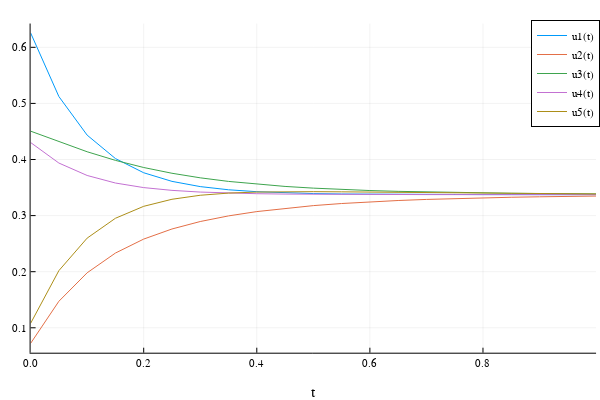

Write notebook code for a chart like this one.
### Markdown cell above
And we can view the solution.

### Code cell
using Plots
plotly()
plot(sol)

### Figure 1 — Plotly figure (JSON) as saved in the notebook; plotly's stock layout.template omitted (floating-point values rounded to 4 significant figures)
{"data": [{"xaxis": "x", "colorbar": {"title": ""}, "yaxis": "y", "x": [0, 0.05, 0.1, 0.15, 0.2, 0.25, 0.3, 0.35, 0.4, 0.45, 0.5, 0.55, 0.6, 0.65, 0.7, 0.75, 0.8, 0.85, 0.9, 0.95, 1], "showlegend": true, "mode": "lines", "name": "u1(t)", "zmin": null, "legendgroup": "u1(t)", "zmax": null, "line": {"color": "rgba(0, 154, 250, 1.000)", "shape": "linear", "dash": "solid", "width": 1}, "y": [0.6258, 0.5123, 0.4435, 0.4017, 0.3764, 0.361, 0.3517, 0.3461, 0.3426, 0.3405, 0.3393, 0.3385, 0.3381, 0.3378, 0.3376, 0.3375, 0.3374, 0.3374, 0.3374, 0.3374, 0.3374], "type": "scatter"}, {"xaxis": "x", "colorbar": {"title": ""}, "yaxis": "y", "x": [0, 0.05, 0.1, 0.15, 0.2, 0.25, 0.3, 0.35, 0.4, 0.45, 0.5, 0.55, 0.6, 0.65, 0.7, 0.75, 0.8, 0.85, 0.9, 0.95, 1], "showlegend": true, "mode": "lines", "name": "u2(t)", "zmin": null, "legendgroup": "u2(t)", "zmax": null, "line": {"color": "rgba(227, 111, 71, 1.000)", "shape": "linear", "dash": "solid", "width": 1}, "y": [0.07217, 0.1472, 0.198, 0.2332, 0.2581, 0.2761, 0.2894, 0.2995, 0.3071, 0.3131, 0.3178, 0.3215, 0.3245, 0.3269, 0.3288, 0.3304, 0.3317, 0.3327, 0.3336, 0.3342, 0.3348], "type": "scatter"}, {"xaxis": "x", "colorbar": {"title": ""}, "yaxis": "y", "x": [0, 0.05, 0.1, 0.15, 0.2, 0.25, 0.3, 0.35, 0.4, 0.45, 0.5, 0.55, 0.6, 0.65, 0.7, 0.75, 0.8, 0.85, 0.9, 0.95, 1], "showlegend": true, "mode": "lines", "name": "u3(t)", "zmin": null, "legendgroup": "u3(t)", "zmax": null, "line": {"color": "rgba(62, 164, 78, 1.000)", "shape": "linear", "dash": "solid", "width": 1}, "y": [0.4506, 0.4316, 0.4138, 0.3985, 0.3857, 0.3755, 0.3673, 0.3609, 0.3559, 0.352, 0.349, 0.3466, 0.3447, 0.3432, 0.3421, 0.3411, 0.3404, 0.3398, 0.3393, 0.339, 0.3387], "type": "scatter"}, {"xaxis": "x", "colorbar": {"title": ""}, "yaxis": "y", "x": [0, 0.05, 0.1, 0.15, 0.2, 0.25, 0.3, 0.35, 0.4, 0.45, 0.5, 0.55, 0.6, 0.65, 0.7, 0.75, 0.8, 0.85, 0.9, 0.95, 1], "showlegend": true, "mode": "lines", "name": "u4(t)", "zmin": null, "legendgroup": "u4(t)", "zmax": null, "line": {"color": "rgba(195, 113, 210, 1.000)", "shape": "linear", "dash": "solid", "width": 1}, "y": [0.4303, 0.3937, 0.3715, 0.3581, 0.3499, 0.345, 0.342, 0.3401, 0.339, 0.3384, 0.338, 0.3377, 0.3376, 0.3375, 0.3374, 0.3374, 0.3374, 0.3374, 0.3374, 0.3373, 0.3373], "type": "scatter"}, {"xaxis": "x", "colorbar": {"title": ""}, "yaxis": "y", "x": [0, 0.05, 0.1, 0.15, 0.2, 0.25, 0.3, 0.35, 0.4, 0.45, 0.5, 0.55, 0.6, 0.65, 0.7, 0.75, 0.8, 0.85, 0.9, 0.95, 1], "showlegend": true, "mode": "lines", "name": "u5(t)", "zmin": null, "legendgroup": "u5(t)", "zmax": null, "line": {"color": "rgba(172, 142, 24, 1.000)", "shape": "linear", "dash": "solid", "width": 1}, "y": [0.1079, 0.2019, 0.2598, 0.2952, 0.3166, 0.3291, 0.3363, 0.3401, 0.342, 0.3427, 0.3427, 0.3424, 0.3419, 0.3413, 0.3408, 0.3403, 0.3398, 0.3394, 0.3391, 0.3388, 0.3385], "type": "scatter"}], "layout": {"showlegend": true, "xaxis": {"showticklabels": true, "gridwidth": 0.5, "tickvals": [0, 0.2, 0.4, 0.6, 0.8, 1], "visible": true, "ticks": "inside", "range": [0, 1], "domain": [0.05101, 0.9934], "tickmode": "array", "linecolor": "rgba(0, 0, 0, 1.000)", "showgrid": true, "title": "t", "mirror": false, "tickangle": 0, "showline": true, "gridcolor": "rgba(0, 0, 0, 0.100)", "titlefont": {"color": "rgba(0, 0, 0, 1.000)", "family": "sans-serif", "size": 15}, "tickcolor": "rgb(0, 0, 0)", "ticktext": ["0.0", "0.2", "0.4", "0.6", "0.8", "1.0"], "zeroline": false, "type": "-", "tickfont": {"color": "rgba(0, 0, 0, 1.000)", "family": "sans-serif", "size": 11}, "zerolinecolor": "rgba(0, 0, 0, 1.000)", "anchor": "y"}, "paper_bgcolor": "rgba(255, 255, 255, 1.000)", "annotations": [], "height": 400, "margin": {"l": 0, "b": 20, "r": 0, "t": 20}, "plot_bgcolor": "rgba(255, 255, 255, 1.000)", "yaxis": {"showticklabels": true, "gridwidth": 0.5, "tickvals": [0.1, 0.2, 0.3, 0.4, 0.5, 0.6], "visible": true, "ticks": "inside", "range": [0.05557, 0.6424], "domain": [0.07581, 0.9902], "tickmode": "array", "linecolor": "rgba(0, 0, 0, 1.000)", "showgrid": true, "title": "", "mirror": false, "tickangle": 0, "showline": true, "gridcolor": "rgba(0, 0, 0, 0.100)", "titlefont": {"color": "rgba(0, 0, 0, 1.000)", "family": "sans-serif", "size": 15}, "tickcolor": "rgb(0, 0, 0)", "ticktext": ["0.1", "0.2", "0.3", "0.4", "0.5", "0.6"], "zeroline": false, "type": "-", "tickfont": {"color": "rgba(0, 0, 0, 1.000)", "family": "sans-serif", "size": 11}, "zerolinecolor": "rgba(0, 0, 0, 1.000)", "anchor": "x"}, "legend": {"borderwidth": 1, "tracegroupgap": 0, "font": {"color": "rgba(0, 0, 0, 1.000)", "family": "sans-serif", "size": 11}, "title": {"font": {"color": "rgba(0, 0, 0, 1.000)", "family": "sans-serif", "size": 15}, "text": ""}, "traceorder": "normal", "x": 1, "yanchor": "auto", "xanchor": "auto", "bordercolor": "rgba(0, 0, 0, 1.000)", "bgcolor": "rgba(255, 255, 255, 1.000)", "y": 1}, "width": 600}}
